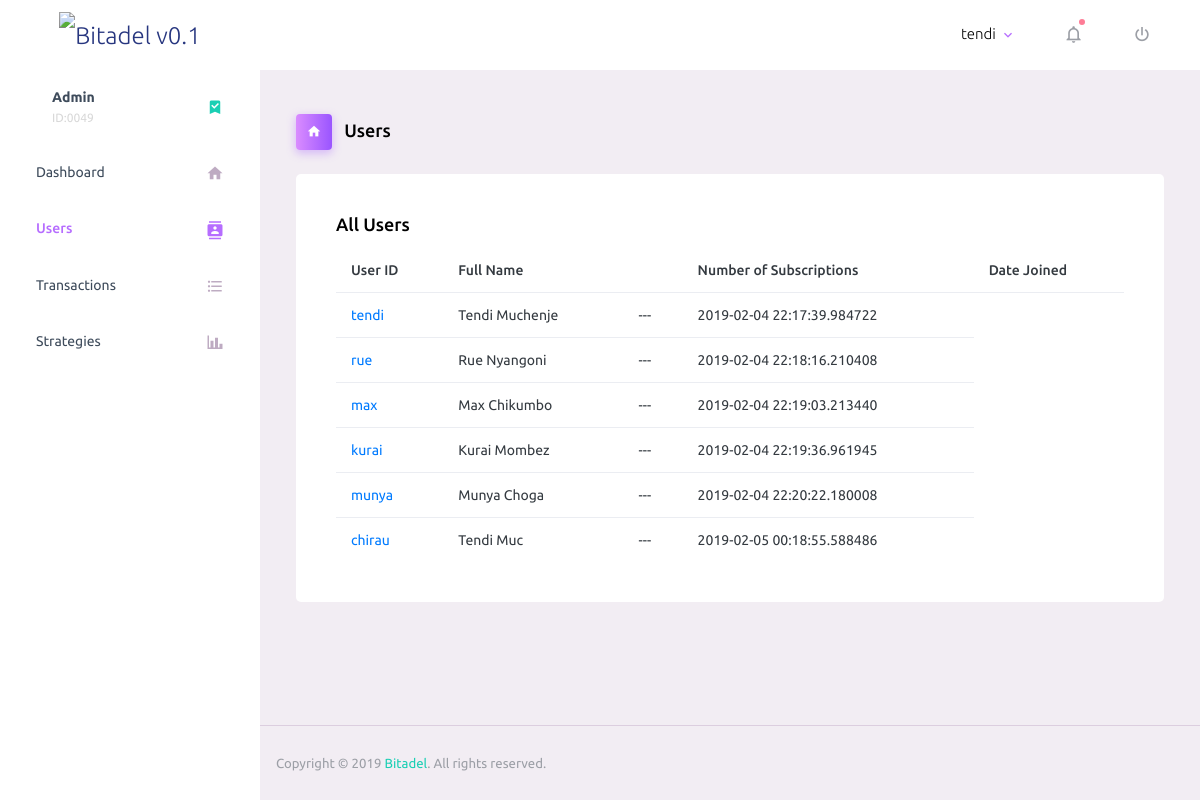
Screenshot of /users (signed in) with the database file from the repository.
### app/models.py (models this page shows, shortened)
class User(UserMixin, db.Model):
	id = db.Column(db.Integer, primary_key=True)
	username = db.Column(db.String(64), index=True, unique=True)
	full_name = db.Column(db.String(120))
	email = db.Column(db.String(120), index=True, unique=True)
	password_hash = db.Column(db.String(128))
	date_joined = db.Column(db.DateTime, index=True, default=datetime.utcnow)

### app/routes.py (the view)
@app.route('/users')
@login_required
def users():
    users = User.query.all()
    return render_template('users.html',page_title='Users', users=users)

### app/models.py (called while the page is built)
@login.user_loader
def load_user(id):
	return User.query.get(int(id))

### app/templates/users.html (shortened to what this page needs)
{% extends 'base.html' %}
{% block content %}
        <div class="row">
            <div class="col-lg-12 grid-margin stretch-card">
              <div class="card">
                <div class="card-body">
                  <h4 class="card-title">All Users</h4>
                  <table class="table">
                    <thead>
                      <tr>
                        <th>User ID</th>
                        <th>Full Name <th>
                        <th>Number of Subscriptions</th>
                        <th>Date Joined</th>
                      </tr>
                    </thead>
                    <tbody>
                        {% if users %}
                        {% for user in users %}
                      <tr>
                        <td><a href="#">{{ user.username }}</a></td>
                        <td>{{ user.full_name }}</td>
                        <td>---</td>
                        <td>{{ user.date_joined }}</td>
                      </tr>
                        {% endfor %}
                        {% endif %}
                    </tbody>
                  </table>
                </div>
              </div>
            </div>
        </div>
{% endblock %}

### app/templates/base.html (shortened to what this page needs)
<!DOCTYPE html>
<html lang="en">
<head>
  <link rel="stylesheet" href="{{ url_for('static', filename='vendors/iconfonts/mdi/css/materialdesignicons.min.css') }}">
  <link rel="stylesheet" href="{{ url_for('static', filename='vendors/css/vendor.bundle.base.css') }}">
  <link rel="stylesheet" href="{{ url_for('static', filename='css/style.css') }}">
</head>
<body>
  <div class="container-scroller">
    <nav class="navbar default-layout-navbar col-lg-12 col-12 p-0 fixed-top d-flex flex-row">
      <div class="text-center navbar-brand-wrapper d-flex align-items-center justify-content-center">
        <a class="navbar-brand brand-logo" href="{{ url_for('index') }}"><img src="#" alt="Bitadel v0.1"/></a>
      </div>
      <div class="navbar-menu-wrapper d-flex align-items-stretch">
        <ul class="navbar-nav navbar-nav-right">
          <li class="nav-item nav-profile dropdown">
            <a class="nav-link dropdown-toggle" id="profileDropdown" href="#" data-toggle="dropdown" aria-expanded="false">
              <div class="nav-profile-text">
                <p class="mb-1 text-black">{{ current_user.username }}</p>
              </div>
            </a>
          </li>
          <li class="nav-item dropdown">
            <a class="nav-link count-indicator dropdown-toggle" id="notificationDropdown" href="#" data-toggle="dropdown">
              <i class="mdi mdi-bell-outline"></i>
              <span class="count-symbol bg-danger"></span>
            </a>
          </li>
          <li class="nav-item nav-logout d-none d-lg-block">
            <a class="nav-link" href="{{ url_for('logout') }}">
              <i class="mdi mdi-power"></i>
            </a>
          </li>
        </ul>
      </div>
    </nav>
    <div class="container-fluid page-body-wrapper">
      <nav class="sidebar sidebar-offcanvas" id="sidebar">
        <ul class="nav">
          <li class="nav-item nav-profile">
            <a href="#" class="nav-link">
              <div class="nav-profile-text d-flex flex-column">
                <span class="font-weight-bold mb-2">Admin</span>
                <span class="text-secondary text-small">ID:0049</span>
              </div>
              <i class="mdi mdi-bookmark-check text-success nav-profile-badge"></i>
            </a>
          </li>
          <li class="nav-item">
            <a class="nav-link" href="{{ url_for('dashboard') }}">
              <span class="menu-title">Dashboard</span>
              <i class="mdi mdi-home menu-icon"></i>
            </a>
          </li>
          <li class="nav-item">
            <a class="nav-link" href="{{url_for('users') }}">
              <span class="menu-title">Users</span>
              <i class="mdi mdi-contacts menu-icon"></i>
            </a>
          </li>
          <li class="nav-item">
            <a class="nav-link" href="{{ url_for('transactions') }}">
              <span class="menu-title">Transactions</span>
              <i class="mdi mdi-format-list-bulleted menu-icon"></i>
            </a>
          </li>
          <li class="nav-item">
            <a class="nav-link" href="{{ url_for('strategies') }}">
              <span class="menu-title">Strategies</span>
              <i class="mdi mdi-chart-bar menu-icon"></i>
            </a>
          </li>
        </ul>
      </nav>
      <div class="main-panel">
        <div class="content-wrapper">
        <div class="page-header">
            {% if page_title %}
            <h3 class="page-title">
              <span class="page-title-icon bg-gradient-primary text-white mr-2">
                <i class="mdi mdi-home"></i>
              </span>
              {{ page_title }}
            </h3>
            {% else %}
            <h3 class="page-title">
            </h3>
            {% endif %}
            <nav aria-label="breadcrumb">
              <ul class="breadcrumb">
              </ul>
            </nav>
          </div>
          {% block content %}
          {% endblock %}
        </div>
        <footer class="footer">
          <div class="d-sm-flex justify-content-center justify-content-sm-between">
            <span class="text-muted text-center text-sm-left d-block d-sm-inline-block">Copyright © 2019 <a href="#" target="_blank">Bitadel</a>. All rights reserved.</span>
            </div>
        </footer>
      </div>
    </div>
  </div>
</body>
</html>

### rows the page displays
User: username "tendi", full_name "Tendi Muchenje", date_joined "2019-02-04 22:17:39.984722"
User: username "rue", full_name "Rue Nyangoni", date_joined "2019-02-04 22:18:16.210408"
User: username "max", full_name "Max Chikumbo", date_joined "2019-02-04 22:19:03.213440"
User: username "kurai", full_name "Kurai Mombez", date_joined "2019-02-04 22:19:36.961945"
User: username "munya", full_name "Munya Choga", date_joined "2019-02-04 22:20:22.180008"
User: username "chirau", full_name "Tendi Muc", date_joined "2019-02-05 00:18:55.588486"

### other values shown
{{ page_title }} "Users"
